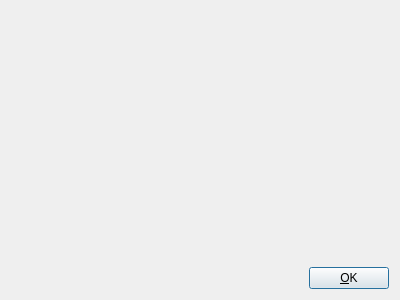
<?xml version="1.0" encoding="UTF-8"?>
<ui version="4.0">
 <class>ImageViewer</class>
 <widget class="QDialog" name="ImageViewer">
  <property name="geometry">
   <rect>
    <x>0</x>
    <y>0</y>
    <width>400</width>
    <height>300</height>
   </rect>
  </property>
  <property name="windowTitle">
   <string>Image View</string>
  </property>
  <layout class="QVBoxLayout" name="verticalLayout">
   <item>
    <widget class="ImageView" name="m_view">
     </widget>
    </item>
   <item>
    <layout class="QHBoxLayout" name="horizontalLayout">
     <item>
      <spacer name="horizontalSpacer">
       <property name="orientation">
        <enum>Qt::Horizontal</enum>
       </property>
       <property name="sizeHint" stdset="0">
        <size>
         <width>40</width>
         <height>20</height>
        </size>
       </property>
      </spacer>
     </item>
     <item>
      <widget class="QPushButton" name="m_okBtn">
       <property name="text">
        <string>&amp;OK</string>
       </property>
      </widget>
     </item>
    </layout>
   </item>
  </layout>
 </widget>
 <customwidgets>
  <customwidget>
   <class>ImageView</class>
   <extends>QWidget</extends>
   <header>ImageView.h</header>
  </customwidget>
 </customwidgets>
 <resources/>
 <connections/>
</ui>
